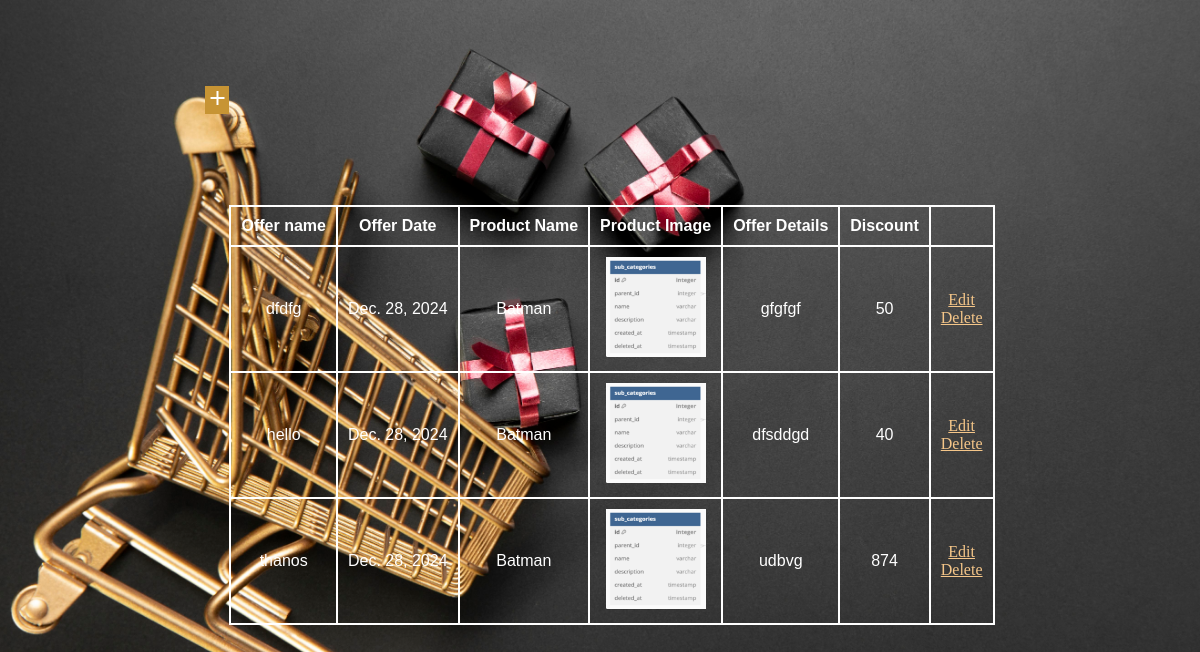
Page /selleroffer on the earlier database version.
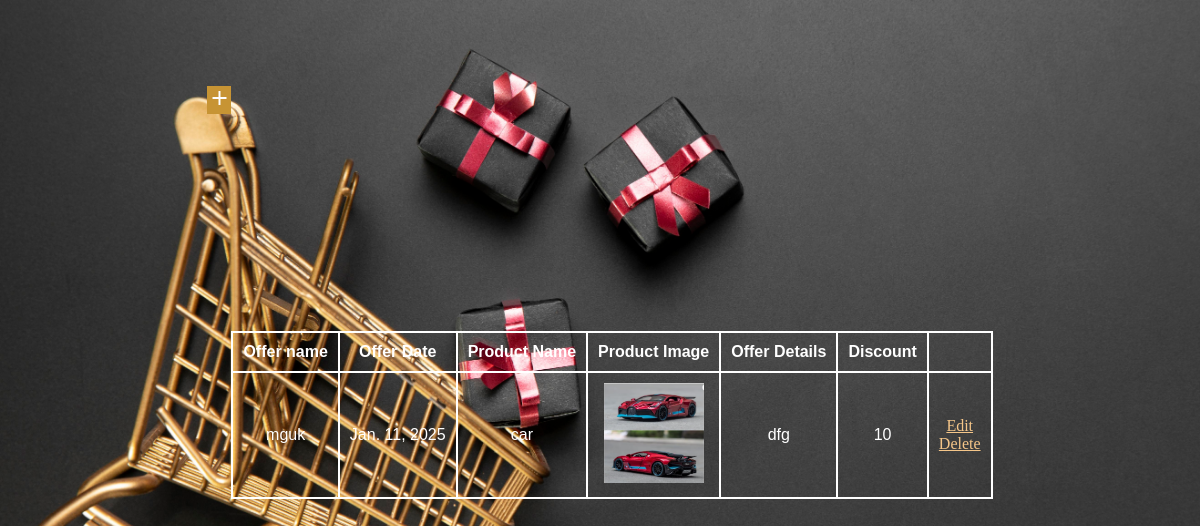
Same page on the later database version.
### SpeedKartApp/models.py (models this page shows)
class Offer_Table(models.Model):
    Offer_name = models.CharField(max_length=100, null=True, blank=True)
    PRODUCT_ID = models.ForeignKey(Product_Table, on_delete=models.CASCADE, null=True, blank=True)
    created_at = models.DateField(auto_now_add= True, null=True, blank=True)
    updated_at = models.DateField(auto_now= True, null=True, blank=True)
    Offer_details = models.CharField(max_length=100, null=True, blank=True)
    discount = models.IntegerField(null=True, blank=True)

class Product_Table(models.Model):
    SELLER_ID = models.ForeignKey(Seller_Table, on_delete=models.CASCADE, null=True, blank=True)
    CATEGORY= models.ForeignKey(Category_Table, on_delete=models.CASCADE, null=True, blank=True)
    Product_name = models.CharField(max_length=100, null=True, blank=True)
    Product_image = models.FileField(upload_to='product/',null= True,blank=True)
    Description =  models.CharField(max_length= 100, null= True, blank= True)
    Price = models.IntegerField(null= True, blank= True)
    Quantity = models.IntegerField(null= True, blank= True)

### SpeedKartApp/views.py (the view)
# urls.py: path('selleroffer', SellerOffer.as_view(), name="selleroffer"),
class SellerOffer(View):
    def get(self, request):
        c=Offer_Table.objects.all()
        return render(request, 'seller/manageoffer_seller.html',{'obj': c})

### templates/seller/manageoffer_seller.html (shortened to what this page needs)
{% load static %}
<!DOCTYPE html>
<html lang="en">
<head>
    <link rel="stylesheet" href="{% static 'style.css'  %}">
</head>
<body>
    <div class="test">
        <div class="add">
            <a href="/selleraddoffer"><i class ="material-icons">add</i></a>
        </div>
    <table>
        <tr>
        <th>Offer name </th>
        <th>Offer Date</th>
        <th>Product Name</th>
        <th>Product Image</th>
        <th>Offer Details</th>
        <th>Discount</th>
        <th></th>
        </tr>
        {% for i in obj %}
       <tr>
        <td>{{ i.Offer_name}}</td>
        <td>{{ i.created_at}}</td>
        <td>{{ i.PRODUCT_ID.Product_name }}</td>
        <td><img src="{{i.PRODUCT_ID.Product_image.url}}" alt="" height="100px" width="100px"></td>
        <td>{{ i.Offer_details}}</td>
        <td>{{ i.discount}}</td>
        <td>
            <a href="/editoffer/{{i.id}}">Edit</a><br>
            <a href="/deleteoff/{{i.id}}" onclick="return confirm('Are you sure you want to delete this item?')">Delete</a>
        </td>
    </tr>
    {% endfor %}
    </table>
</body>
</html>

Differences in the rows shown:
removed Offer_Table: Offer_name "dfdfg", created_at "Dec. 28, 2024", PRODUCT_ID.Product_name "Batman", PRODUCT_ID.Product_image (picture), Offer_details "gfgfgf", discount "50"
removed Offer_Table: Offer_name "hello", created_at "Dec. 28, 2024", PRODUCT_ID.Product_name "Batman", PRODUCT_ID.Product_image (picture), Offer_details "dfsddgd", discount "40"
removed Offer_Table: Offer_name "thanos", created_at "Dec. 28, 2024", PRODUCT_ID.Product_name "Batman", PRODUCT_ID.Product_image (picture), Offer_details "udbvg", discount "874"
added Offer_Table: Offer_name "mguk", created_at "Jan. 11, 2025", PRODUCT_ID.Product_name "car", PRODUCT_ID.Product_image (picture), Offer_details "dfg", discount "10"
